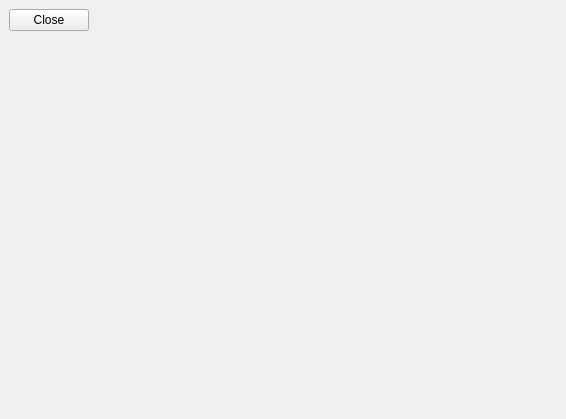
<?xml version="1.0" encoding="UTF-8"?>
<ui version="4.0">
 <class>MapWidget</class>
 <widget class="QWidget" name="MapWidget">
  <property name="geometry">
   <rect>
    <x>0</x>
    <y>0</y>
    <width>566</width>
    <height>419</height>
   </rect>
  </property>
  <property name="windowTitle">
   <string>Form</string>
  </property>
  <layout class="QVBoxLayout" name="verticalLayout_2">
   <property name="spacing">
    <number>0</number>
   </property>
   <property name="leftMargin">
    <number>0</number>
   </property>
   <property name="topMargin">
    <number>0</number>
   </property>
   <property name="rightMargin">
    <number>0</number>
   </property>
   <property name="bottomMargin">
    <number>0</number>
   </property>
   <item>
    <widget class="QWidget" name="widget" native="true">
     <layout class="QHBoxLayout" name="horizontalLayout">
      <item>
       <widget class="QPushButton" name="pushButton">
        <property name="text">
         <string>Close</string>
        </property>
        <property name="icon">
         <iconset resource="../res.qrc">
          <normaloff>:/katynko/svg/window-close.svg</normaloff>:/katynko/svg/window-close.svg</iconset>
        </property>
       </widget>
      </item>
      <item>
       <widget class="QLabel" name="label">
        <property name="sizePolicy">
         <sizepolicy hsizetype="Expanding" vsizetype="Preferred">
          <horstretch>0</horstretch>
          <verstretch>0</verstretch>
         </sizepolicy>
        </property>
        <property name="text">
         <string/>
        </property>
       </widget>
      </item>
     </layout>
    </widget>
   </item>
   <item>
    <widget class="QWidget" name="widget_2" native="true">
     <property name="sizePolicy">
      <sizepolicy hsizetype="Expanding" vsizetype="Expanding">
       <horstretch>0</horstretch>
       <verstretch>7</verstretch>
      </sizepolicy>
     </property>
     <layout class="QVBoxLayout" name="verticalLayout_3">
      <property name="spacing">
       <number>0</number>
      </property>
      <property name="leftMargin">
       <number>0</number>
      </property>
      <property name="topMargin">
       <number>0</number>
      </property>
      <property name="rightMargin">
       <number>0</number>
      </property>
      <property name="bottomMargin">
       <number>0</number>
      </property>
      <item>
       <layout class="QVBoxLayout" name="verticalLayout">
        <property name="spacing">
         <number>0</number>
        </property>
        <property name="topMargin">
         <number>0</number>
        </property>
       </layout>
      </item>
     </layout>
    </widget>
   </item>
  </layout>
 </widget>
 <resources>
  <include location="../res.qrc"/>
 </resources>
 <connections/>
</ui>
